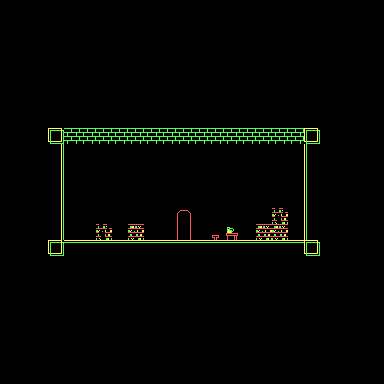

A 2D game scene composited from a Tiled map and its tileset images. What follows is a short description and the map's XML, with every tile layer's data as written:
An orthogonal 24x24 tile map with 16x16 px tiles, 1 tile layer (Tile Layer 1).

<map version="1.2" tiledversion="1.3.4" orientation="orthogonal" renderorder="right-down" width="24" height="24" tilewidth="16" tileheight="16" infinite="0" backgroundcolor="#000000" nextlayerid="2" nextobjectid="1">
 <tileset firstgid="1" source="tileset.tsx" />
 <layer id="1" name="Tile Layer 1" width="24" height="24">
  <data encoding="csv">
0,0,0,0,0,0,0,0,0,0,0,0,0,0,0,0,0,0,0,0,0,0,0,0,
0,0,0,0,0,0,0,0,0,0,0,0,0,0,0,0,0,0,0,0,0,0,0,0,
0,0,0,0,0,0,0,0,0,0,0,0,0,0,0,0,0,0,0,0,0,0,0,0,
0,0,0,0,0,0,0,0,0,0,0,0,0,0,0,0,0,0,0,0,0,0,0,0,
0,0,0,0,0,0,0,0,0,0,0,0,0,0,0,0,0,0,0,0,0,0,0,0,
0,0,0,0,0,0,0,0,0,0,0,0,0,0,0,0,0,0,0,0,0,0,0,0,
0,0,0,0,0,0,0,0,0,0,0,0,0,0,0,0,0,0,0,0,0,0,0,0,
0,0,0,0,0,0,0,0,0,0,0,0,0,0,0,0,0,0,0,0,0,0,0,0,
0,0,0,236,225,225,225,225,225,225,225,225,225,225,225,225,225,225,225,236,0,0,0,0,
0,0,0,171,0,0,0,0,0,0,0,0,0,0,0,0,0,0,0,169,0,0,0,0,
0,0,0,171,0,0,0,0,0,0,0,0,0,0,0,0,0,0,0,169,0,0,0,0,
0,0,0,171,0,0,0,0,0,0,0,0,0,0,0,0,0,0,0,169,0,0,0,0,
0,0,0,171,0,0,0,0,0,0,0,0,0,0,0,0,0,0,0,169,0,0,0,0,
0,0,0,171,0,0,0,0,0,0,0,577,0,0,0,0,0,714,0,169,0,0,0,0,
0,0,0,171,0,0,714,0,774,0,0,609,0,581,746,0,774,774,0,169,0,0,0,0,
0,0,0,236,138,138,138,138,138,138,138,138,138,138,138,138,138,138,138,236,0,0,0,0,
0,0,0,0,0,0,0,0,0,0,0,0,0,0,0,0,0,0,0,0,0,0,0,0,
0,0,0,0,0,0,0,0,0,0,0,0,0,0,0,0,0,0,0,0,0,0,0,0,
0,0,0,0,0,0,0,0,0,0,0,0,0,0,0,0,0,0,0,0,0,0,0,0,
0,0,0,0,0,0,0,0,0,0,0,0,0,0,0,0,0,0,0,0,0,0,0,0,
0,0,0,0,0,0,0,0,0,0,0,0,0,0,0,0,0,0,0,0,0,0,0,0,
0,0,0,0,0,0,0,0,0,0,0,0,0,0,0,0,0,0,0,0,0,0,0,0,
0,0,0,0,0,0,0,0,0,0,0,0,0,0,0,0,0,0,0,0,0,0,0,0,
0,0,0,0,0,0,0,0,0,0,0,0,0,0,0,0,0,0,0,0,0,0,0,0
</data>
 </layer>
</map>